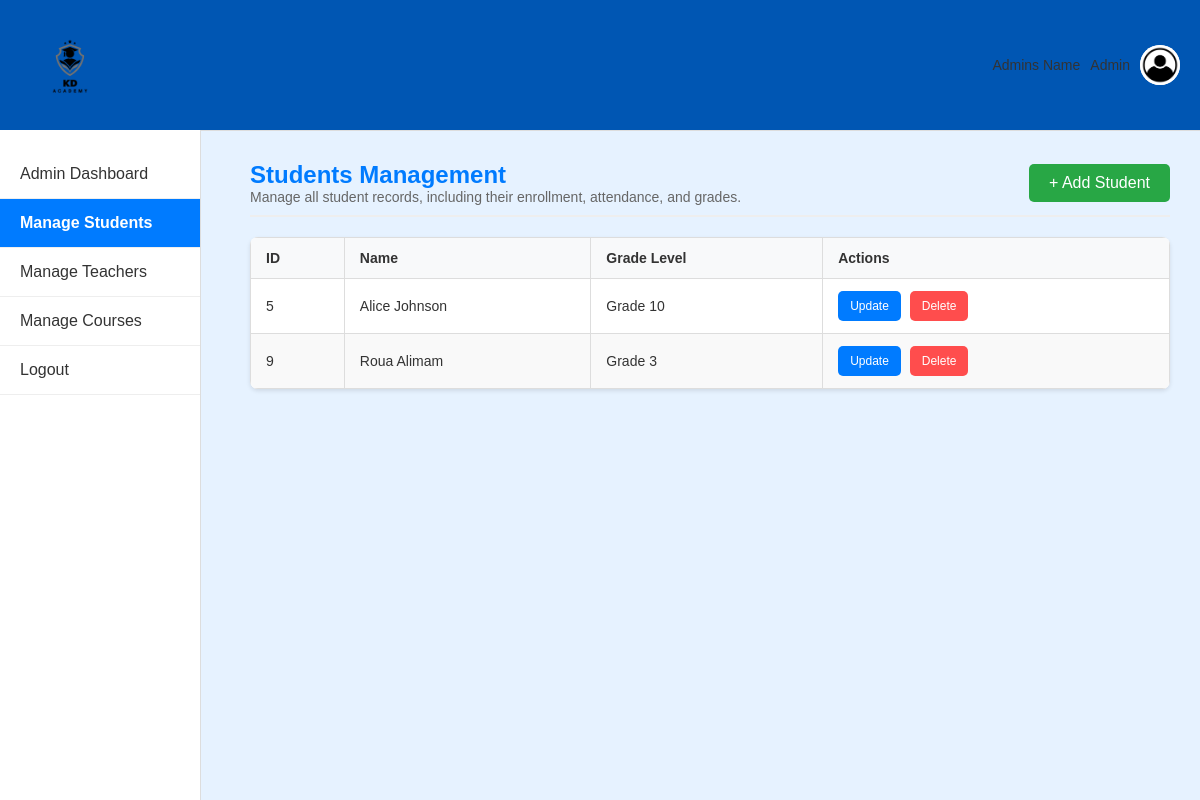
Before: /admin/students with the older database file.
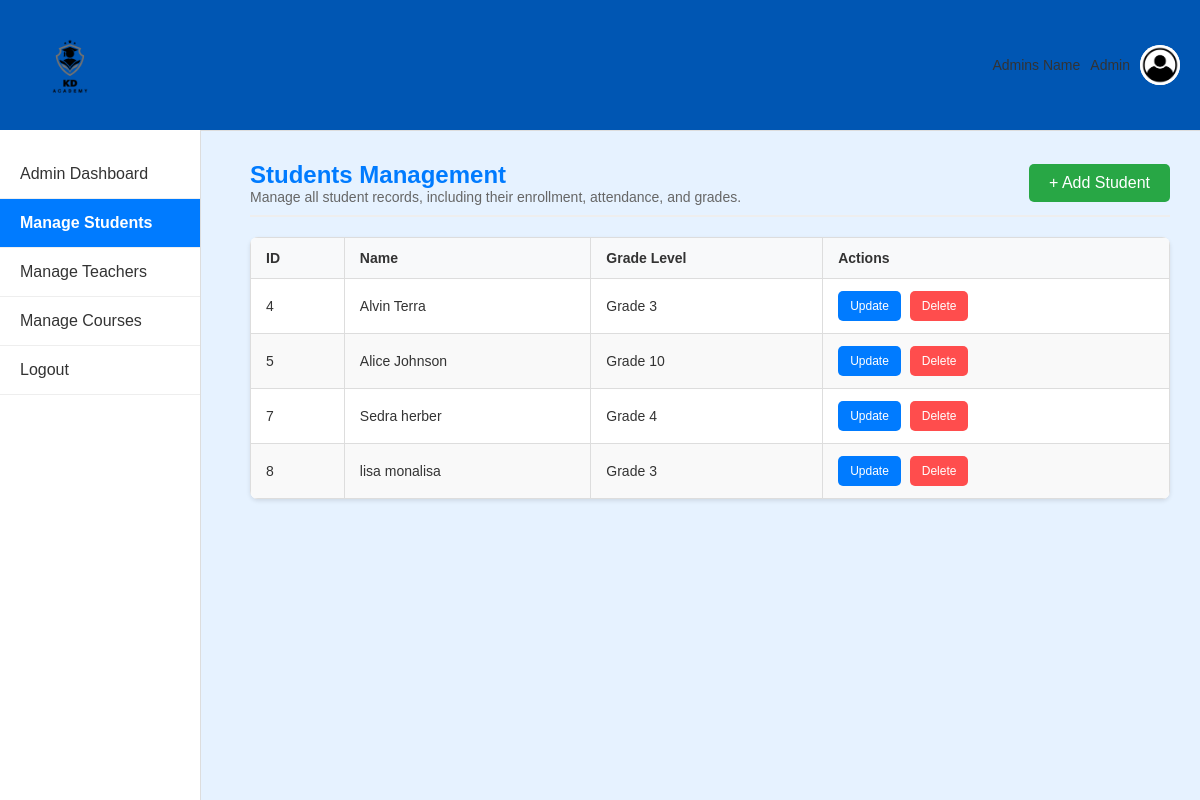
After: the same page with the newer database file.
### app/models.py (models this page shows)
class Student(db.Model):
    __tablename__ = 'students'
    student_id = db.Column(db.Integer, primary_key=True)
    user_id = db.Column(db.Integer, db.ForeignKey('users.user_id'), nullable=False)
    grade_level = db.Column(db.String(5), nullable=False)

class User(db.Model):
    __tablename__ = 'users'
    user_id = db.Column(db.Integer, primary_key=True, autoincrement=True)
    first_name = db.Column(db.String(50), nullable=False)
    last_name = db.Column(db.String(50), nullable=False)
    username = db.Column(db.String(50), unique=True, nullable=False)
    email = db.Column(db.String(100), unique=True, nullable=False)
    password = db.Column(db.String(200), nullable=False)
    role = db.Column(db.String(10), nullable=False)  # student, teacher, admin

### app/routes/admin_routes.py (the view)
@admin_routes.route('/students')
def students_management():
    try:
        students = db.session.query(Student, User).join(User, Student.user_id == User.user_id).all()
        return render_template('admin/students_man.html', students=students)
    except Exception as e:
        print(f"Error fetching students: {e}")
        flash("Error loading Students Management Page.", "error")

### app/templates/admin/students_man.html (shortened to what this page needs)
<!DOCTYPE html>
<html lang="en">
<head>
    <link rel="stylesheet" href="{{ url_for('static', filename='css/shared.css') }}">
    <link rel="stylesheet" href="{{ url_for('static', filename='css/student_man.css') }}">
</head>
<body>
    <header class="top-nav">
        <div class="img-container">
            <img src="{{ url_for('static', filename='images/logo.png') }}" alt="KD Academy Logo" class="logo-img">
        </div>
        <div class="user-info">
            <span>Admins Name</span>
            <span>Admin</span>
            <img src="{{ url_for('static', filename='images/user-icon.png') }}" alt="Admin Icon">
        </div>
    </header>
    <nav class="side-nav">
        <ul>
            <li><a href="{{ url_for('admin_routes.admin_dashboard') }}">Admin Dashboard</a></li>
            <li><a href="{{ url_for('admin_routes.students_management') }}" class="active">Manage Students</a></li>
            <li><a href="{{ url_for('admin_routes.teachers_management') }}">Manage Teachers</a></li>
            <li><a href="{{ url_for('admin_routes.courses_management') }}">Manage Courses</a></li>
            <li><a href="{{ url_for('auth_routes.logout') }}" class="btn btn-danger">Logout</a></li>
        </ul>
    </nav>
    <div class="main-content">
        <div class="header-section">
            <div class="title-section">
                <h2>Students Management</h2>
                <p>Manage all student records, including their enrollment, attendance, and grades.</p>
            </div>
            <button class="add-btn" onclick="openAddStudentModal()">+ Add Student</button>
        </div>
        <div class="table-container">
            <table class="students-table">
                <thead>
                    <tr>
                        <th>ID</th>
                        <th>Name</th>
                        <th>Grade Level</th>
                        <th>Actions</th>
                    </tr>
                </thead>
                <tbody>
                    {% for student in students %}
                    <tr id="student-{{ student.Student.student_id }}"
                        data-first-name="{{ student.User.first_name }}"
                        data-last-name="{{ student.User.last_name }}"
                        data-grade-level="{{ student.Student.grade_level }}">
                        <td>{{ student.Student.student_id }}</td>
                        <td>{{ student.User.first_name }} {{ student.User.last_name }}</td>
                        <td>Grade {{ student.Student.grade_level }}</td>
                        <td>
                            <button class="action-btn update-btn" onclick="openUpdateStudentModal({{ student.Student.student_id }})">Update</button>
                            <form action="{{ url_for('admin_routes.delete_student', student_id=student.Student.student_id) }}" method="POST" style="display:inline;">
                                <button type="submit" class="action-btn delete-btn">Delete</button>
                            </form>
                        </td>
                    </tr>
                    {% endfor %}
                </tbody>
            </table>
        </div>
    </div>
</body>
</html>

### app/static/css/shared.css (style rules this page uses)
body, h1, h2, h3, p, a, div, header, table, th, td, ul, li, button { margin: 0; padding: 0; box-sizing: border-box; font-family: Arial, sans-serif; }
body { background-color: #e6f2ff; color: #333; font-size: 14px; }
.top-nav { display: flex; justify-content: space-between; align-items: center; padding: 15px 20px; background-color: #0056b3; color: #333; font-family: 'Futura', sans-serif; border-bottom: 1px solid #ddd; }
.top-nav .img-container { display: flex; align-items: center; }
.top-nav .logo-img { max-height: 100px; width: auto; }
.top-nav .user-info { display: flex; align-items: center; gap: 10px; }
.top-nav .user-info img { width: 40px; height: 40px; border-radius: 50%; background-color: #f8f9fa; }
.side-nav { position: fixed; top: 130px; left: 0; width: 200px; height: calc(100% - 65px); background-color: white; border-right: 1px solid #ddd; padding-top: 20px; }
.side-nav a { display: block; padding: 15px 20px; font-size: 16px; text-decoration: none; color: #333; border-bottom: 1px solid #eee; transition: background-color 0.3s ease, color 0.3s ease; }
.side-nav a.active { background-color: #007BFF; color: white; font-weight: bold; }
.main-content { margin-left: 220px; padding: 30px; }
.header-section { display: flex; justify-content: space-between; align-items: center; margin-bottom: 20px; border-bottom: 2px solid #eee; padding-bottom: 10px; }
.header-section h2 { font-size: 24px; color: #007BFF; }
.header-section p { font-size: 14px; color: #666; }
.add-btn { background-color: #28a745; color: white; border: none; padding: 10px 20px; border-radius: 5px; font-size: 16px; cursor: pointer; transition: background-color 0.3s ease; }

### app/static/css/student_man.css (style rules this page uses)
.main-content { margin-left: 220px; padding: 30px; }
.header-section { display: flex; justify-content: space-between; align-items: center; margin-bottom: 20px; border-bottom: 2px solid #eee; padding-bottom: 10px; }
.header-section h2 { font-size: 24px; color: #007BFF; }
.header-section p { font-size: 14px; color: #666; }
.table-container { margin-top: 20px; overflow-x: auto; background-color: white; border-radius: 8px; box-shadow: 0 2px 4px rgba(0, 0, 0, 0.1); }
.students-table { width: 100%; border-collapse: collapse; text-align: left; }
.students-table th, .students-table td { padding: 12px 15px; border: 1px solid #ddd; }
.students-table th { background-color: #f8f9fa; font-weight: bold; color: #333; }
.students-table tr:nth-child(even) { background-color: #f9f9f9; }
.add-btn { background-color: #28a745; color: white; border: none; padding: 10px 20px; border-radius: 5px; font-size: 16px; cursor: pointer; transition: background-color 0.3s ease; }
.action-btn { padding: 8px 12px; font-size: 12px; border: none; border-radius: 5px; cursor: pointer; margin-right: 5px; transition: background-color 0.3s ease; }
.action-btn.update-btn { background-color: #007BFF; color: white; }
.action-btn.delete-btn { background-color: #FF4D4D; color: white; }

Changed rows visible on the page:
removed Student: Student.student_id "9", User.first_name "Roua", User.last_name "Alimam", Student.grade_level "3"
added Student: Student.student_id "4", User.first_name "Alvin", User.last_name "Terra", Student.grade_level "3"
added Student: Student.student_id "7", User.first_name "Sedra", User.last_name "herber", Student.grade_level "4"
added Student: Student.student_id "8", User.first_name "lisa", User.last_name "monalisa", Student.grade_level "3"
